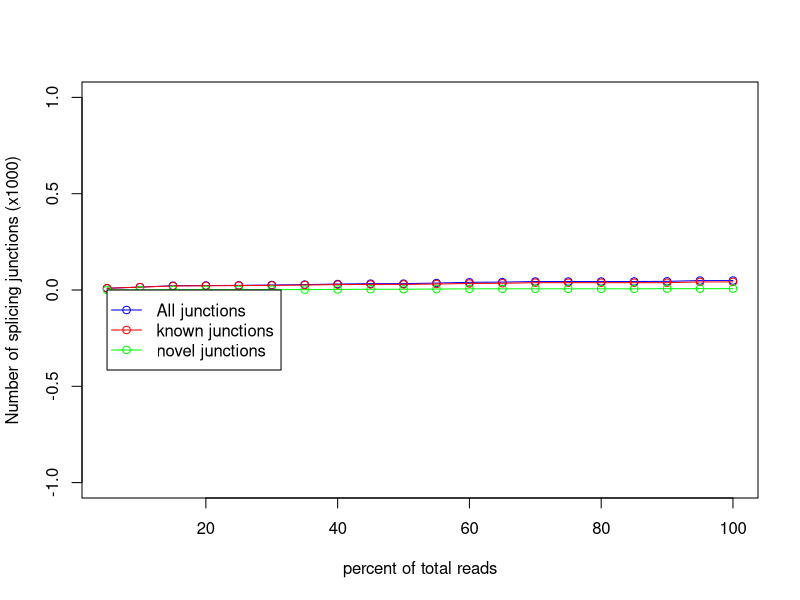

Write the R code that produced this figure.
pdf('SRR4238351_subsamp.sorted.rseqc.junctionSaturation_plot.pdf')
x=c(5,10,15,20,25,30,35,40,45,50,55,60,65,70,75,80,85,90,95,100)
y=c(9,15,21,22,23,24,26,28,29,29,31,34,35,38,38,38,38,38,42,42)
z=c(9,15,22,23,24,26,28,31,33,33,36,40,41,44,44,44,44,45,49,49)
w=c(0,0,1,1,1,2,2,3,4,4,5,6,6,6,6,6,6,7,7,7)
m=max(0,0,0)
n=min(0,0,0)
plot(x,z/1000,xlab='percent of total reads',ylab='Number of splicing junctions (x1000)',type='o',col='blue',ylim=c(n,m))
points(x,y/1000,type='o',col='red')
points(x,w/1000,type='o',col='green')
legend(5,0, legend=c("All junctions","known junctions", "novel junctions"),col=c("blue","red","green"),lwd=1,pch=1)
dev.off()
